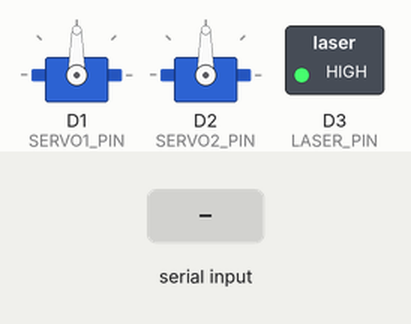
This program was run on a simulated Seeed XIAO (SAMD21). Parts: 2 × servo, switched loads named in the program (green lamp = pin HIGH). The test bench sets the inputs (shaded band).

Above: at 1.2 s.
1.3 s: "90,45,200," received over Serial
At 2.8 s:
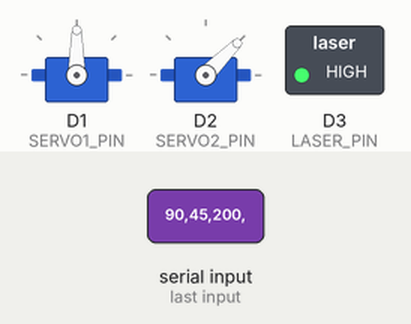
3.8 s: "30,150,10," received over Serial
At 5.9 s:
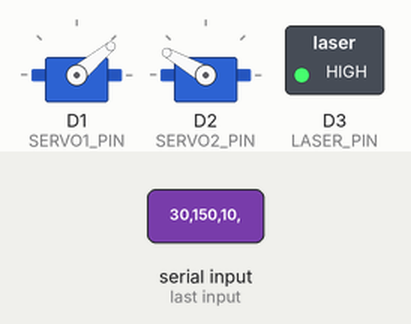
Timing chart, 0 to 7.4 s (numbered marks = the images above; inputs shaded):
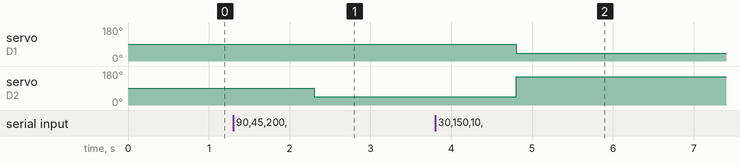

The program:

main.cpp
```cpp
#include <Arduino.h>
#include <Servo.h>
#include "servo_limits.h"

#define SERVO1_PIN 1
#define SERVO2_PIN 2
#define LASER_PIN 3

Servo servo1;
Servo servo2;

void setup() {

    // set laser pin to output
    pinMode(LASER_PIN, OUTPUT);

    // initialize servo library to PWM pins (takes care of making them outputs)
    servo1.attach(SERVO1_PIN);
    servo2.attach(SERVO2_PIN);

    // set laser on
    digitalWrite(LASER_PIN, HIGH);

    // initialize serial communication with PC
    Serial.begin(9600);

}

void loop() {

    if (Serial.available() >= 10) { // check if we have 10 bytes or more (length of command message)

        int angle1 = Serial.readStringUntil(',').toInt(); // angle 1 is first number
        int angle2 = Serial.readStringUntil(',').toInt(); // angle 2 is second number
        int laser = Serial.readStringUntil('\n').toInt(); // laser is third number

        // NOTE: if the above conversions to int fail, they evaluate to 0 (this is fine)

        // enforce angles to be between within limits defined in header file
        angle1 = max(angle1, S1_MIN);
        angle1 = min(angle1, S1_MAX);

        angle2 = max(angle2, S1_MIN);
        angle2 = min(angle2, S1_MAX);

        // use library to set angle of servos
        servo1.write(angle1);
        servo2.write(angle2);

        // check that laser is either 0 (off) or 1 (on)
        if (laser == 0 || laser == 1) {
            digitalWrite(LASER_PIN, laser);
        }

    }

    delay(10);

}
```

servo_limits.h
```cpp
#define S1_MIN 40
#define S1_MAX 150
#define S2_MIN 1
#define S2_MAX 180
```

Measured:
- after the input at 1.3 s, servo on D2 (SERVO2_PIN): 90° → 45° after 1.0 s
- after the input at 3.8 s, servo on D1 (SERVO1_PIN): 90° → 40° after 1.0 s; servo on D2 (SERVO2_PIN): 45° → 150° after 1.0 s
